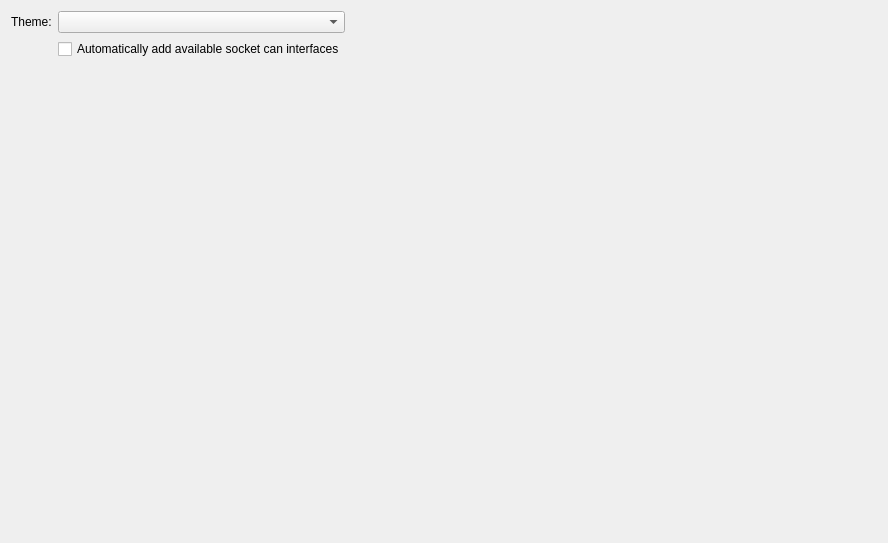
<?xml version="1.0" encoding="UTF-8"?>
<ui version="4.0">
 <class>GeneralSettingsWidget</class>
 <widget class="QWidget" name="GeneralSettingsWidget">
  <property name="geometry">
   <rect>
    <x>0</x>
    <y>0</y>
    <width>888</width>
    <height>543</height>
   </rect>
  </property>
  <property name="windowTitle">
   <string>Form</string>
  </property>
  <layout class="QHBoxLayout" name="horizontalLayout" stretch="30,70">
   <item>
    <layout class="QFormLayout" name="formLayout">
     <item row="0" column="0">
      <widget class="QLabel" name="label">
       <property name="text">
        <string>Theme:</string>
       </property>
      </widget>
     </item>
     <item row="0" column="1">
      <widget class="QComboBox" name="themeSelection"/>
     </item>
     <item row="1" column="1">
      <widget class="QCheckBox" name="autoCreateSocketCAN">
       <property name="text">
        <string>Automatically add available socket can interfaces</string>
       </property>
      </widget>
     </item>
     <item row="1" column="0">
      <widget class="QLabel" name="label_2">
       <property name="text">
        <string/>
       </property>
      </widget>
     </item>
    </layout>
   </item>
   <item>
    <spacer name="horizontalSpacer">
     <property name="orientation">
      <enum>Qt::Horizontal</enum>
     </property>
     <property name="sizeHint" stdset="0">
      <size>
       <width>602</width>
       <height>20</height>
      </size>
     </property>
    </spacer>
   </item>
  </layout>
 </widget>
 <resources/>
 <connections/>
</ui>
